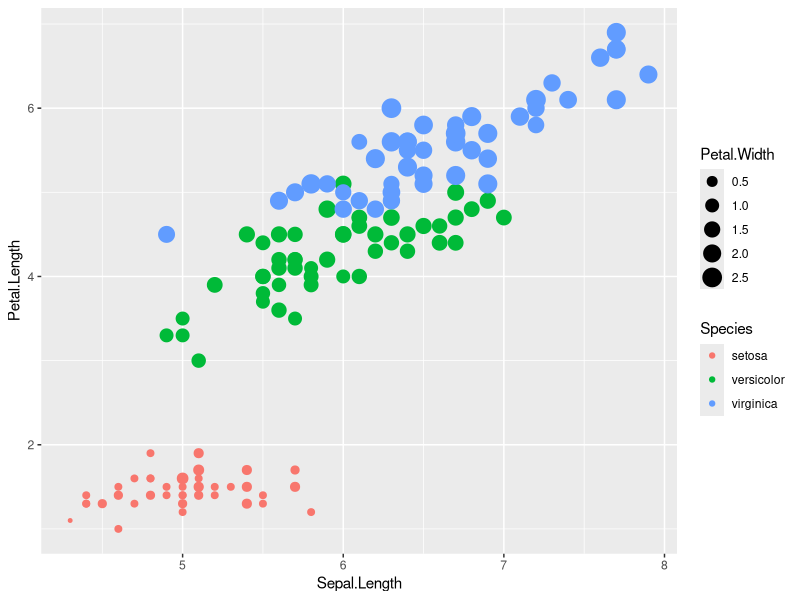

Write R code to recreate this figure.
## ---- chunk 1
summary(iris)
## ---- chunk 2
library(ggplot2)
qplot(Sepal.Length, Petal.Length, data = iris, color = Species, size = Petal.Width)
## ---- chunk 3
2 + 2
